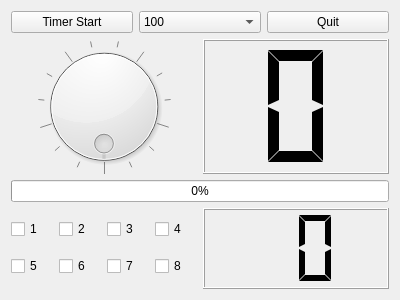
<?xml version="1.0" encoding="UTF-8"?>
<ui version="4.0">
 <class>Tab1DevControl</class>
 <widget class="QWidget" name="Tab1DevControl">
  <property name="geometry">
   <rect>
    <x>0</x>
    <y>0</y>
    <width>400</width>
    <height>300</height>
   </rect>
  </property>
  <property name="windowTitle">
   <string>Form</string>
  </property>
  <layout class="QVBoxLayout" name="verticalLayout_4">
   <item>
    <layout class="QVBoxLayout" name="verticalLayout_3" stretch="1,5,1,3">
     <item>
      <layout class="QHBoxLayout" name="horizontalLayout">
       <item>
        <widget class="QPushButton" name="pPBtimerStart">
         <property name="text">
          <string>Timer Start</string>
         </property>
         <property name="checkable">
          <bool>true</bool>
         </property>
        </widget>
       </item>
       <item>
        <widget class="QComboBox" name="pCBtimerValue">
         <item>
          <property name="text">
           <string>100</string>
          </property>
         </item>
         <item>
          <property name="text">
           <string>500</string>
          </property>
         </item>
         <item>
          <property name="text">
           <string>1000</string>
          </property>
         </item>
         <item>
          <property name="text">
           <string>2000</string>
          </property>
         </item>
        </widget>
       </item>
       <item>
        <widget class="QPushButton" name="pPBappQuit">
         <property name="text">
          <string>Quit</string>
         </property>
        </widget>
       </item>
      </layout>
     </item>
     <item>
      <layout class="QHBoxLayout" name="horizontalLayout_2">
       <item>
        <widget class="QDial" name="pDialLed">
         <property name="maximum">
          <number>15</number>
         </property>
         <property name="pageStep">
          <number>3</number>
         </property>
         <property name="wrapping">
          <bool>true</bool>
         </property>
         <property name="notchesVisible">
          <bool>true</bool>
         </property>
        </widget>
       </item>
       <item>
        <widget class="QLCDNumber" name="pLcdNumberLed">
         <property name="digitCount">
          <number>1</number>
         </property>
         <property name="mode">
          <enum>QLCDNumber::Hex</enum>
         </property>
         <property name="segmentStyle">
          <enum>QLCDNumber::Flat</enum>
         </property>
        </widget>
       </item>
      </layout>
     </item>
     <item>
      <layout class="QHBoxLayout" name="horizontalLayout_3">
       <item>
        <widget class="QProgressBar" name="pProgressBarLed">
         <property name="maximum">
          <number>15</number>
         </property>
         <property name="value">
          <number>0</number>
         </property>
        </widget>
       </item>
      </layout>
     </item>
     <item>
      <layout class="QHBoxLayout" name="horizontalLayout_6">
       <item>
        <layout class="QVBoxLayout" name="verticalLayout">
         <item>
          <layout class="QHBoxLayout" name="horizontalLayout_4">
           <item>
            <widget class="QCheckBox" name="pCBkey1">
             <property name="text">
              <string>1</string>
             </property>
            </widget>
           </item>
           <item>
            <widget class="QCheckBox" name="pCBkey2">
             <property name="text">
              <string>2</string>
             </property>
            </widget>
           </item>
           <item>
            <widget class="QCheckBox" name="pCBkey3">
             <property name="text">
              <string>3</string>
             </property>
            </widget>
           </item>
           <item>
            <widget class="QCheckBox" name="pCBkey4">
             <property name="text">
              <string>4</string>
             </property>
            </widget>
           </item>
          </layout>
         </item>
         <item>
          <layout class="QHBoxLayout" name="horizontalLayout_5">
           <item>
            <widget class="QCheckBox" name="pCBkey5">
             <property name="text">
              <string>5</string>
             </property>
            </widget>
           </item>
           <item>
            <widget class="QCheckBox" name="pCBkey6">
             <property name="text">
              <string>6</string>
             </property>
            </widget>
           </item>
           <item>
            <widget class="QCheckBox" name="pCBkey7">
             <property name="text">
              <string>7</string>
             </property>
            </widget>
           </item>
           <item>
            <widget class="QCheckBox" name="pCBkey8">
             <property name="text">
              <string>8</string>
             </property>
            </widget>
           </item>
          </layout>
         </item>
        </layout>
       </item>
       <item>
        <layout class="QVBoxLayout" name="verticalLayout_2">
         <item>
          <widget class="QLCDNumber" name="pLcdNumberKey">
           <property name="lineWidth">
            <number>1</number>
           </property>
           <property name="smallDecimalPoint">
            <bool>false</bool>
           </property>
           <property name="digitCount">
            <number>2</number>
           </property>
           <property name="mode">
            <enum>QLCDNumber::Hex</enum>
           </property>
           <property name="segmentStyle">
            <enum>QLCDNumber::Flat</enum>
           </property>
          </widget>
         </item>
        </layout>
       </item>
      </layout>
     </item>
    </layout>
   </item>
  </layout>
 </widget>
 <resources/>
 <connections>
  <connection>
   <sender>pDialLed</sender>
   <signal>valueChanged(int)</signal>
   <receiver>pLcdNumberLed</receiver>
   <slot>display(int)</slot>
   <hints>
    <hint type="sourcelabel">
     <x>98</x>
     <y>95</y>
    </hint>
    <hint type="destinationlabel">
     <x>220</x>
     <y>110</y>
    </hint>
   </hints>
  </connection>
 </connections>
</ui>
